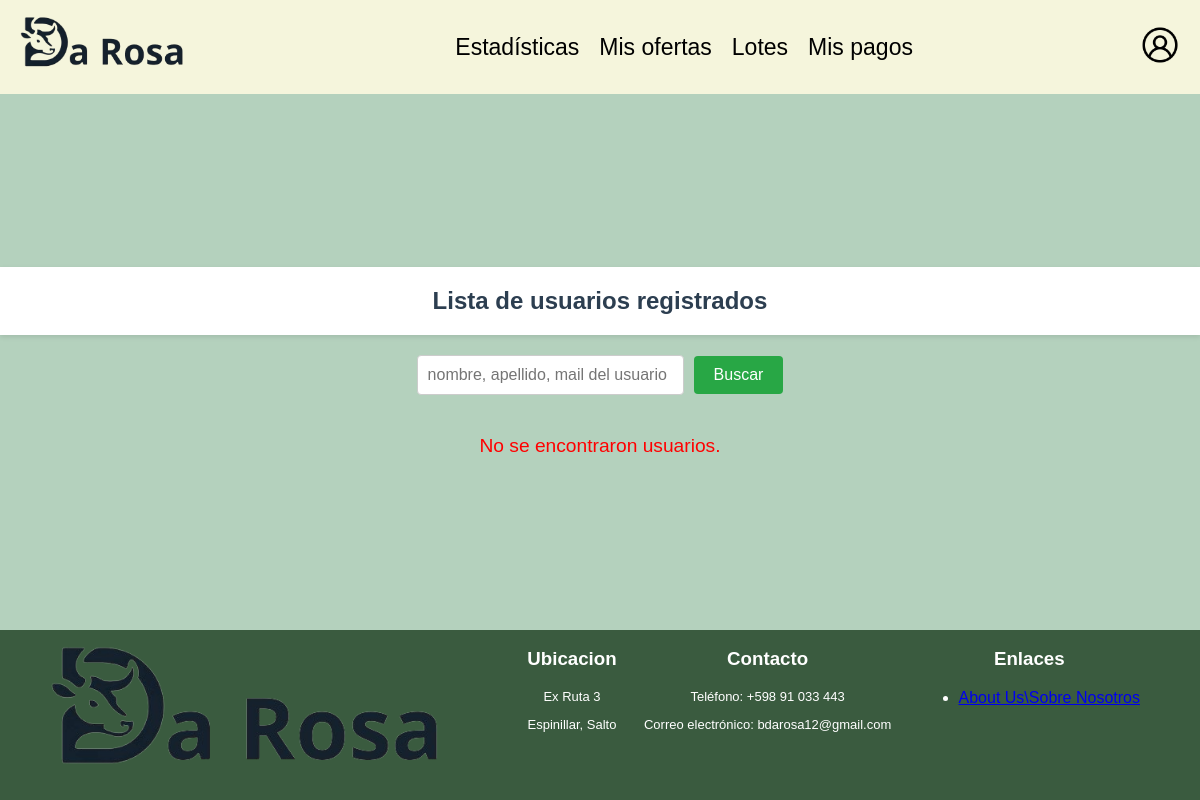
Before: /paginas/administrar_usuarios.php with the older database file.
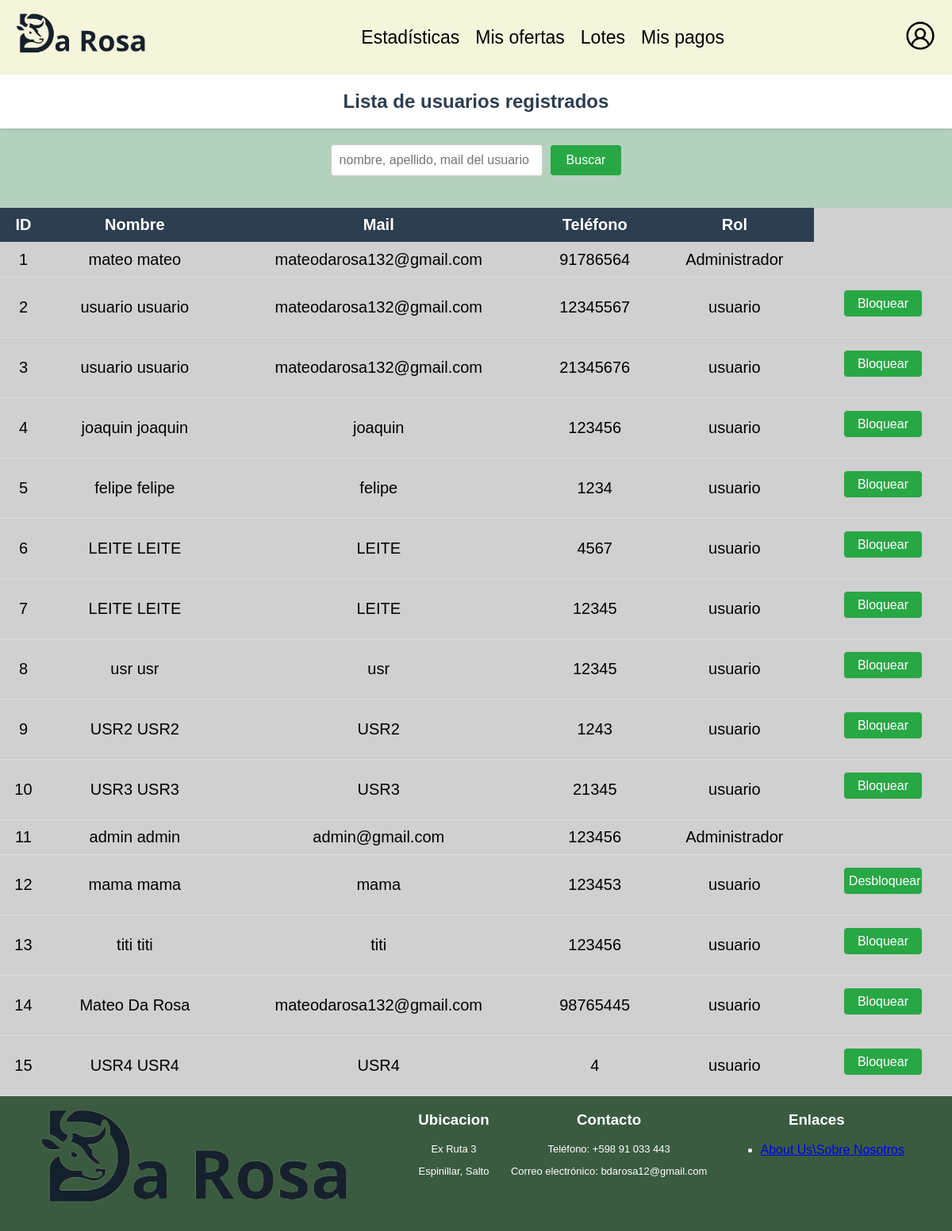
After: the same page with the newer database file.
### tables this page shows
CREATE TABLE `usuarios` (
  `id_usuario` int(11) NOT NULL,
  `rol` varchar(20) NOT NULL DEFAULT 'usuario',
  `usuario` varchar(30) DEFAULT NULL,
  `nombre` varchar(30) DEFAULT NULL,
  `apellido` varchar(30) DEFAULT NULL,
  `mail` varchar(50) DEFAULT NULL,
  `telefono` int(11) DEFAULT NULL,
  `contrasena` varchar(100) DEFAULT NULL,
  `bloqueado` tinyint(4) NOT NULL DEFAULT 0
);

### paginas/administrar_usuarios.php (the view, shortened to what this page needs)
<?php
include "../includes/conexion.php";
@$rol_usuario = $_SESSION['rol'];
if ($_SERVER['REQUEST_METHOD'] == 'POST' && !empty($_POST["buscar"])) {
    $busqueda = $_POST['buscar'];
    $buscar = "SELECT * FROM usuarios WHERE nombre LIKE '%$busqueda%' OR apellido LIKE '%$busqueda%' OR mail LIKE '%$busqueda%'";
    $resultado = mysqli_query($conexion, $buscar);
} else {
    $consulta = "SELECT * FROM usuarios";
    $resultado = mysqli_query($conexion, $consulta);
}
?>
<!DOCTYPE html>
<html lang="en">
<head>
    <link rel="stylesheet" href="../css/lotesusr.css">
</head>
<body>
<?php
    if ($rol_usuario == 'Administrador') {
        include '../includes/headeradmin.php';
    } else {
        include '../includes/header.php';
    }
?>
<body>
    <div class="content">
        <h2>Lista de usuarios registrados</h2>
        <form class="input-group" action="" method="post">
        <input type="text" class="input" name="buscar" placeholder="nombre, apellido, mail del usuario" autocomplete="off">
        <input class="button--submit" value="Buscar" type="submit">
        </form>
        <?php
        if (mysqli_num_rows($resultado) > 0) {
            echo "<table class='listas'>
                    <thead>
                        <tr>
                            <th class='esconder'>ID</th>
                            <th>Nombre</th>
                            <th class='esconder'>Mail</th>
                            <th class='esconder'>Teléfono</th>
                            <th class='esconder'>Rol</th>
                        </tr>
                    </thead>
                    <tbody>";
                    while ($usuario = mysqli_fetch_assoc($resultado)) {
                        echo "<tr>";
                        echo "<td class='esconder'>" . $usuario['id_usuario'] . "</td>";
                        echo "<td>" . $usuario['nombre'] . " " . $usuario['apellido'] . "</td>";
                        echo "<td class='esconder'>" . $usuario['mail'] . "</td>";
                        echo "<td class='esconder'>" . $usuario['telefono'] . "</td>";
                        echo "<td class='esconder'>" . $usuario['rol'] . "</td>";
                        echo "<td>";
                        if ($usuario['rol'] == 'Administrador') {
                            echo '';
                        } else {
                            echo "<button class='toggle-status' data-id='" . $usuario['id_usuario'] . "'>";
                            echo $usuario['bloqueado'] ? 'Desbloquear' : 'Bloquear';
                            echo "</button>";
                        }
                        echo "</td>";
                        echo "</tr>";
                    }
            echo '</tbody></table>';
        } else {
            echo "<div class='no-lotes'>No se encontraron usuarios.</div>";
        }
        ?>
    </div>
    <?php include '../includes/footer.php'; ?>
</body>
</html>

### includes/header.php (shortened to what this page needs)
<?php
include '../includes/conexion.php';
@$id_usuario = @$_SESSION['user_id'];
$sql_usuarios = "SELECT * FROM usuarios WHERE id_usuario = '$id_usuario';";
$result_usuarios = mysqli_query($conexion, $sql_usuarios);
$usuario = mysqli_fetch_assoc($result_usuarios);
?>
<header>
    <link rel="stylesheet" href="../css/header.css">
    <a href="../index.php"><img class="header_logo" src="../imagenes/darosa.png" alt="logo de la empresa"></a>
    <nav class="header_nav">
        <ul class="header_nav_lista">
            <li class="header_nav_link"><a href="../paginas/estadisticas.php">Estadísticas</a></li>
            <li class="header_nav_link"><a href="../paginas/mis_ofertas.php">Mis ofertas</a></li>
            <li class="header_nav_link"><a href="../paginas/lotesusr.php">Lotes</a></li>
            <li class="header_nav_link"><a href="../paginas/mispagos.php">Mis pagos</a></li>
        </ul>
    </nav>
    <?php if (isset($_SESSION['user_id'])) {
        echo'
    <div class="perfil-usr">
        <input type="checkbox" id="user-menu-btn" class="user-checkbox">
        <label for="user-menu-btn">
            <img src="../imagenes/avatar.png" alt="Usuario" class="user-icon">
        </label>
        <div class="user-menu">
            <p><strong>Nombre:</strong>' . @$usuario['nombre'] . ' </p>
            <p><strong>Email:</strong>' . @$usuario['mail'] . '</p>
            <a href="../paginas/sessiondestroy.php">Cerrar sesión</a>
        </div>
    </div>';
    }else{
        echo'
        <a href="inicio_sesion.php"><img src="../imagenes/avatar.png" alt="Usuario" class="user-icon"></a>
        ';
    }?>
</header>

### includes/footer.php
<footer>
    <link rel="stylesheet" href="../css/footer.css">
        <div class="footer">
            <div class="logo-footer">
                <img src="../imagenes/darosa.png" alt="Logo de la empresa">
            </div>
            <div class="datttos">
                <h3>Ubicacion</h3>
                <p>Ex Ruta 3</p>
                <p>Espinillar, Salto</p>
            </div>
            <div class="contactos-footer">
                <h3>Contacto</h3>
                <p>Teléfono: +598 91 033 443</p>
                <p>Correo electrónico: bdarosa12@gmail.com</p>
            </div>
            <div class="links-footer">
                <h3>Enlaces</h3>
                <ul>
                    <li><a href="../paginas/about-us.php">About Us\Sobre Nosotros</a></li>
                </ul>
            </div>
        </div>
</footer>

### css/lotesusr.css (style rules this page uses)
body { font-family: Arial, sans-serif; background-color: rgba(143, 186, 157, 0.667); margin: 0; padding: 0; display: flex; flex-direction: column; min-height: 100vh; }
h2 { text-align: center; color: #2c3e50; padding: 20px 0px; margin: 0; background-color: #ffffff; width: 100%; box-shadow: 0 2px 5px rgba(0, 0, 0, 0.1); font-size: 24px; }
table.listas { width: 100%; border-collapse: collapse; margin-top: 20px; background-color: #d0d0d0; }
table.listas thead { background-color: #2c3e50; color: white; }
table.listas th, table.listas td { padding: 10px; text-align: center; border-bottom: 1px solid #ddd; font-size: 20px; }
.content { flex: 1; display: flex; flex-direction: column; align-items: center; justify-content: center; }
@media screen and (min-width: 800px) { .esconder { display: table-cell; } }
.input-group { display: flex; align-items: center; gap: 10px; max-width: 500px; margin: 20px auto; }
.input-group .input { flex: 1; padding: 10px; border: 1px solid #ccc; border-radius: 4px; font-size: 16px; outline: none; transition: border-color 0.3s ease; min-width: 245px; }
.button--submit { padding: 10px 20px; background-color: #28a745; color: white; border: none; border-radius: 4px; font-size: 16px; cursor: pointer; transition: background-color 0.3s ease; }
.toggle-status { background-color: #28a745; color: white; cursor: pointer; font-size: 16px; min-width: 90px; width: 65%; height: 35px; margin: 5px 0 15px; border: 1px solid #ccc; border-radius: 5px; font-size: 16px; }
.no-lotes { font-size: 1.2em; color: #ff0000; text-align: center; margin-top: 20px; }

### css/header.css (style rules this page uses)
header { display: flex; background-color: beige; align-items: center; justify-content: space-between; padding: 10px 20px; position: relative; }
.header_logo { max-height: 70px; margin: 0; }
.header_nav { display: flex; flex-direction: row; align-items: center; background-color: beige; }
.header_nav_lista { display: flex; gap: 20px; }
.header_nav_link { list-style: none; }
.header_nav_link a { color: black; text-decoration: none; font-size: 23px; transition: color 0.3s ease; }
.user-icon { width: 40px; height: 40px; border-radius: 50%; cursor: pointer; }

### css/footer.css (style rules this page uses)
.logo-footer img { max-width: 80%; min-width: 200px; }
.footer { margin-top: auto; display: flex; justify-content: space-between; background-color: rgb(58, 91, 63); color: white; gap: 10px; text-align: center; }
.datttos { flex-direction: column; }
.footer p { font-family: 'Lucida Sans', 'Lucida Sans Regular', 'Lucida Grande', 'Lucida Sans Unicode', Geneva, Verdana, sans-serif; font-size: small; color: white; }
.links-footer { margin-right: 5%; }

Changed rows visible on the page:
added usuarios: id_usuario "1", nombre "mateo", apellido "mateo", mail "mateodarosa132@gmail.com", telefono "91786564", rol "Administrador"
added usuarios: id_usuario "2", nombre "usuario", apellido "usuario", mail "mateodarosa132@gmail.com", telefono "12345567", rol "usuario", bloqueado "Bloquear"
added usuarios: id_usuario "3", nombre "usuario", apellido "usuario", mail "mateodarosa132@gmail.com", telefono "21345676", rol "usuario", bloqueado "Bloquear"
added usuarios: id_usuario "4", nombre "joaquin", apellido "joaquin", mail "joaquin", telefono "123456", rol "usuario", bloqueado "Bloquear"
added usuarios: id_usuario "5", nombre "felipe", apellido "felipe", mail "felipe", telefono "1234", rol "usuario", bloqueado "Bloquear"
added usuarios: id_usuario "6", nombre "LEITE", apellido "LEITE", mail "LEITE", telefono "4567", rol "usuario", bloqueado "Bloquear"
added usuarios: id_usuario "7", nombre "LEITE", apellido "LEITE", mail "LEITE", telefono "12345", rol "usuario", bloqueado "Bloquear"
added usuarios: id_usuario "8", nombre "usr", apellido "usr", mail "usr", telefono "12345", rol "usuario", bloqueado "Bloquear"
added usuarios: id_usuario "9", nombre "USR2", apellido "USR2", mail "USR2", telefono "1243", rol "usuario", bloqueado "Bloquear"
added usuarios: id_usuario "10", nombre "USR3", apellido "USR3", mail "USR3", telefono "21345", rol "usuario", bloqueado "Bloquear"
added usuarios: id_usuario "11", nombre "admin", apellido "admin", mail "admin@gmail.com", telefono "123456", rol "Administrador"
added usuarios: id_usuario "12", nombre "mama", apellido "mama", mail "mama", telefono "123453", rol "usuario", bloqueado "Desbloquear"
added usuarios: id_usuario "13", nombre "titi", apellido "titi", mail "titi", telefono "123456", rol "usuario", bloqueado "Bloquear"
added usuarios: id_usuario "14", nombre "Mateo", apellido "Da Rosa", mail "mateodarosa132@gmail.com", telefono "98765445", rol "usuario", bloqueado "Bloquear"
added usuarios: id_usuario "15", nombre "USR4", apellido "USR4", mail "USR4", telefono "4", rol "usuario", bloqueado "Bloquear"
Other visible differences:
text no longer shown: "No se encontraron usuarios."
text now shown: "ID Nombre Mail Teléfono Rol"
